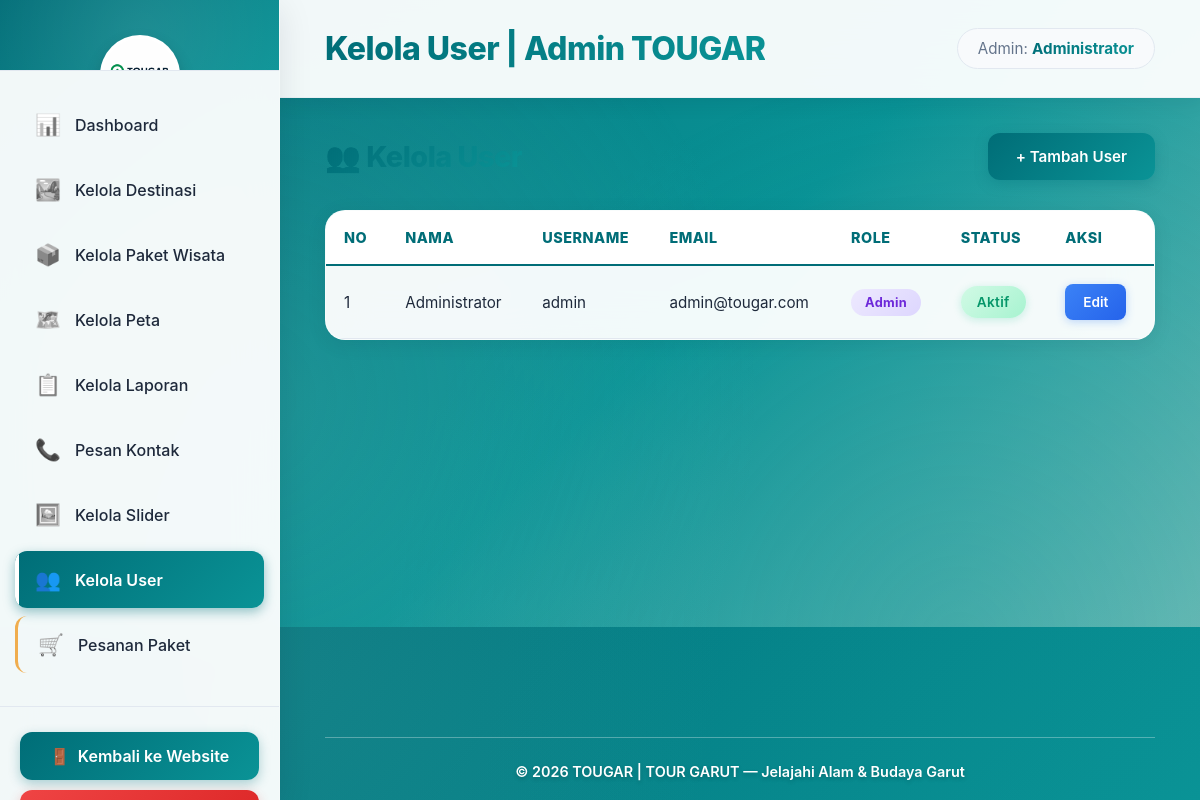
Screenshot of /public/admin/users (signed in) with the database file from the repository.
### tables this page shows
CREATE TABLE users (
    id INT AUTO_INCREMENT PRIMARY KEY,
    nama VARCHAR(100) NOT NULL,
    email VARCHAR(100) NOT NULL,
    username VARCHAR(50) NOT NULL UNIQUE,
    password VARCHAR(255) NOT NULL,
    role ENUM('admin','wisatawan') DEFAULT 'wisatawan',
    created_at TIMESTAMP DEFAULT CURRENT_TIMESTAMP
);

### app/controllers/AdminController.php (called while the page is built, shortened)
<?php
class AdminController extends BaseController {
    private $userModel;
    public function __construct() {
        $this->userModel    = new UserModel();
    }
    public function users() {
        $daftarUser = $this->userModel->getAll();
        $this->render('admin/users', [
            'pageTitle'    => 'Kelola User | Admin TOUGAR',
            'activeMenu'   => 'users',
            'daftarUser'   => $daftarUser
        ], 'admin');
    }
}

### public/index.php (called while the page is built, shortened)
<?php
require_once __DIR__ . '/../config/database.php';
require_once __DIR__ . '/../config/router.php';
$router = new Router();
$router->get( '/',             'LandingController', 'index');
$router->get( '/landing',      'LandingController', 'index');
$router->get( '/login',        'AuthController', 'showLogin');
$router->post('/login',        'AuthController', 'login');
$router->get( '/logout',       'AuthController', 'logout');
$router->get( '/register',     'AuthController', 'showRegister');
$router->post('/register',     'AuthController', 'register');
$router->get( '/forgot-password', 'AuthController', 'showForgot');
$router->post('/forgot-password', 'AuthController', 'forgot');
$router->get( '/reset-password',  'AuthController', 'showReset');
$router->post('/reset-password',  'AuthController', 'resetPassword');
$router->post('/pesan-paket',  'PesanController', 'store');
$router->get( '/beranda',      'BerandaController', 'index');
$router->get( '/destinasi',    'DestinasiController', 'index');
$router->get( '/paket-wisata', 'PaketWisataController', 'index');
$router->get( '/laporan',      'LaporanController', 'index');
$router->get( '/kontak',       'KontakController', 'index');
$router->post('/kontak/send',  'KontakController', 'send');
$router->get( '/peta-wisata',  'PetaWisataController', 'index');
$router->get( '/admin',              'AdminController', 'index');
$router->get( '/admin/wisata',         'AdminController', 'wisata');
$router->get( '/admin/wisata/tambah',  'AdminController', 'tambahWisata');
$router->post('/admin/wisata/tambah',  'AdminController', 'tambahWisata');
$router->get( '/admin/wisata/edit',    'AdminController', 'editWisata');
$router->post('/admin/wisata/edit',    'AdminController', 'editWisata');
$router->get( '/admin/wisata/hapus',   'AdminController', 'hapusWisata');
$router->get( '/admin/paket',          'AdminController', 'paket');
$router->get( '/admin/paket/tambah',   'AdminController', 'tambahPaket');
$router->post('/admin/paket/tambah',   'AdminController', 'tambahPaket');
$router->get( '/admin/paket/edit',     'AdminController', 'editPaket');
$router->post('/admin/paket/edit',     'AdminController', 'editPaket');
$router->get( '/admin/paket/hapus',    'AdminController', 'hapusPaket');
$router->get( '/admin/peta',           'AdminController', 'peta');
$router->get( '/admin/peta/tambah',    'AdminController', 'tambahPeta');
$router->post('/admin/peta/tambah',    'AdminController', 'tambahPeta');
$router->get( '/admin/peta/edit',      'AdminController', 'editPeta');
$router->post('/admin/peta/edit',      'AdminController', 'editPeta');
$router->get( '/admin/peta/hapus',     'AdminController', 'hapusPeta');
$router->get( '/admin/laporan',        'AdminController', 'laporan');
$router->get( '/admin/laporan/hapus',  'AdminController', 'hapusLaporan');
$router->get( '/admin/kontak',         'AdminController', 'kontak');
$router->get( '/admin/kontak/hapus',   'AdminController', 'hapusKontak');
$router->get( '/admin/slider',         'AdminController', 'slider');
$router->get( '/admin/slider/tambah',  'AdminController', 'tambahSlider');
$router->post('/admin/slider/tambah',  'AdminController', 'tambahSlider');
$router->get( '/admin/slider/edit',    'AdminController', 'editSlider');
$router->post('/admin/slider/edit',    'AdminController', 'editSlider');
$router->get( '/admin/slider/hapus',   'AdminController', 'hapusSlider');
$router->get( '/admin/users',          'AdminController', 'users');
$router->get( '/admin/users/tambah',   'AdminController', 'tambahUser');
$router->post('/admin/users/tambah',   'AdminController', 'tambahUser');
$router->get( '/admin/users/edit',     'AdminController', 'editUser');
$router->post('/admin/users/edit',     'AdminController', 'editUser');
$router->get( '/admin/users/hapus',    'AdminController', 'hapusUser');
$router->get( '/admin/pesanan',        'AdminController', 'pesanan');
$router->get( '/admin/pesanan/status', 'AdminController', 'updateStatusPesanan');
$router->get( '/admin/pesanan/hapus',  'AdminController', 'hapusPesanan');
$router->dispatch();

### config/database.php (called while the page is built, shortened)
<?php
function getDB() {
    static $conn = null;
    if ($conn === null) {
        $conn = @new mysqli(DB_HOST, DB_USER, DB_PASS, DB_NAME);
        $conn->set_charset("utf8");
    }
    return $conn;
}

### app/models/BaseModel.php (called while the page is built, shortened)
<?php
class BaseModel {
    protected $db;
    protected $table;
    public function __construct() {
        $this->db = getDB();
    }
    public function getAll() {
        $result = $this->db->query("SELECT * FROM {$this->table}");
        return $result ? $result->fetch_all(MYSQLI_ASSOC) : [];
    }
}

### app/views/admin/users.php (the view, shortened to what this page needs)
<div class="section-header">
  <h2>👥 Kelola User</h2>
  <a href="<?= BASE_URL ?>/admin/users/tambah" class="btn-primary">+ Tambah User</a>
</div>
<div class="table-container">
  <table class="data-table">
    <thead>
      <tr>
        <th>No</th>
        <th>Nama</th>
        <th>Username</th>
        <th>Email</th>
        <th>Role</th>
        <th>Status</th>
        <th>Aksi</th>
      </tr>
    </thead>
    <tbody>
      <?php if (empty($daftarUser)): ?>
        <tr><td colspan="7" class="no-data">Belum ada data user</td></tr>
      <?php else: ?>
        <?php foreach ($daftarUser as $i => $u): ?>
          <tr>
            <td><?= $i + 1 ?></td>
            <td><?= htmlspecialchars($u['nama']) ?></td>
            <td><?= htmlspecialchars($u['username']) ?></td>
            <td><?= htmlspecialchars($u['email']) ?></td>
            <td>
              <span class="role-badge role-<?= $u['role'] === 'admin' ? 'admin' : 'wisatawan' ?>">
                <?= $u['role'] === 'admin' ? 'Admin' : 'Wisatawan' ?>
              </span>
            </td>
            <td>
              <?php $status = $u['status'] ?? 'active'; ?>
              <span class="status-badge status-<?= $status === 'inactive' ? 'inactive' : 'active' ?>">
                <?= $status === 'inactive' ? 'Tidak Aktif' : 'Aktif' ?>
              </span>
            </td>
            <td>
              <a href="<?= BASE_URL ?>/admin/users/edit?id=<?= (int)$u['id'] ?>" class="btn-edit">Edit</a>
            </td>
          </tr>
        <?php endforeach; ?>
      <?php endif; ?>
    </tbody>
  </table>
</div>

### config/router.php (shortened to what this page needs)
<?php
require_once __DIR__ . '/database.php';
class Router {
    private $routes = [];
    public function get($path, $controller, $method) {
        $this->routes[] = [
            'method' => 'GET',
            'path'   => $path,
            'controller' => $controller,
            'action' => $method
        ];
    }
    public function post($path, $controller, $method) {
        $this->routes[] = [
            'method' => 'POST',
            'path'   => $path,
            'controller' => $controller,
            'action' => $method
        ];
    }
    public function dispatch() {
        $requestUri    = strtok($_SERVER['REQUEST_URI'], '?');
        $requestMethod = $_SERVER['REQUEST_METHOD'];
        $basePath = rtrim(dirname($_SERVER['SCRIPT_NAME']), '/');
        $uri = '/' . ltrim(str_replace($basePath, '', $requestUri), '/');
        foreach ($this->routes as $route) {
            if ($route['method'] === $requestMethod && $this->matchPath($route['path'], $uri)) {
                $ctrl = new $route['controller']();
                $action = $route['action'];
                $ctrl->$action();
                return;
            }
        }
    }
    private function matchPath($routePath, $uri) {
        return rtrim($routePath, '/') === rtrim($uri, '/');
    }
}

### public/assets/css/admin.css (style rules this page uses)
* { margin: 0; padding: 0; box-sizing: border-box; font-family: 'Inter', 'Segoe UI', system-ui, -apple-system, sans-serif; }
:root { --primary: #006d77; --primary-dark: #005560; --primary-light: #83c5be; --secondary: #0a9396; --success: #10b981; --danger: #ef4444; --warning: #f59e0b; --dark: #1e293b; --light: #f8fafc; --border: #e2e8f0; --shadow: rgba(15, 23, 42, 0.08); --shadow-lg: rgba(15, 23, 42, 0.12); }
body { display: flex; min-height: 100vh; background: linear-gradient(135deg, #006d77 0%, #0a9396 50%, #83c5be 100%); color: var(--dark); overflow-x: hidden; }
body::before { content: ''; position: fixed; top: 0; left: 0; width: 100%; height: 100%; background: radial-gradient(circle at 20% 50%, rgba(131, 197, 190, 0.2), transparent 50%), radial-gradient(circle at 80% 80%, rgba(10, 147, 150, 0.2), transparent 50%); pointer-events: none; z-index: 0; }
.btn-primary { background: linear-gradient(135deg, #006d77, #0a9396); color: white; padding: 14px 28px; border: none; border-radius: 12px; cursor: pointer; font-size: 0.95rem; font-weight: 600; transition: all 0.3s cubic-bezier(0.4, 0, 0.2, 1); box-shadow: 0 4px 14px rgba(0, 109, 119, 0.3); position: relative; overflow: hidden; }
.btn-primary::before { content: ''; position: absolute; top: 0; left: -100%; width: 100%; height: 100%; background: linear-gradient(90deg, transparent, rgba(255, 255, 255, 0.3), transparent); transition: left 0.5s; }
.btn-edit { background: linear-gradient(135deg, #3b82f6, #2563eb); color: white; padding: 10px 18px; border: none; border-radius: 8px; cursor: pointer; font-size: 0.85rem; margin-right: 6px; transition: all 0.3s ease; font-weight: 600; box-shadow: 0 2px 8px rgba(59, 130, 246, 0.3); }
.section-header { display: flex; justify-content: space-between; align-items: center; margin-bottom: 30px; }
.section-header h2 { background: linear-gradient(135deg, var(--primary), var(--secondary)); -webkit-background-clip: text; -webkit-text-fill-color: transparent; background-clip: text; font-size: 1.8rem; font-weight: 800; letter-spacing: -0.5px; }
.table-container { background: rgba(255, 255, 255, 0.95); backdrop-filter: blur(20px); border-radius: 20px; box-shadow: 0 4px 20px var(--shadow); overflow: hidden; border: 1px solid rgba(255, 255, 255, 0.5); }
.data-table { width: 100%; border-collapse: collapse; }
.data-table thead { background: white; color: var(--primary); border-bottom: 2px solid var(--primary); }
.data-table th { padding: 18px; text-align: left; font-weight: 800; font-size: 0.9rem; text-transform: uppercase; letter-spacing: 0.5px; }
.data-table td { padding: 18px; border-bottom: 1px solid var(--border); font-size: 0.95rem; }
.data-table tbody tr { transition: all 0.3s ease; }
.status-badge { padding: 8px 16px; border-radius: 50px; font-size: 0.85rem; font-weight: 600; letter-spacing: 0.3px; display: inline-block; }
.status-active { background: linear-gradient(135deg, #d1fae5, #a7f3d0); color: #059669; box-shadow: 0 2px 8px rgba(16, 185, 129, 0.2); }
.btn-edit, .btn-delete { display: inline-flex; align-items: center; gap: 6px; text-decoration: none; }
a.btn-primary { display: inline-flex; align-items: center; gap: 8px; text-decoration: none; }
.role-badge { padding: 6px 14px; border-radius: 50px; font-size: 0.8rem; font-weight: 700; letter-spacing: 0.3px; display: inline-block; }
.role-admin { background: linear-gradient(135deg, #ede9fe, #ddd6fe); color: #6d28d9; }

### rows the page displays
users: nama "Administrator", username "admin", email "admin@tougar.com", role "Admin", status "Aktif"
